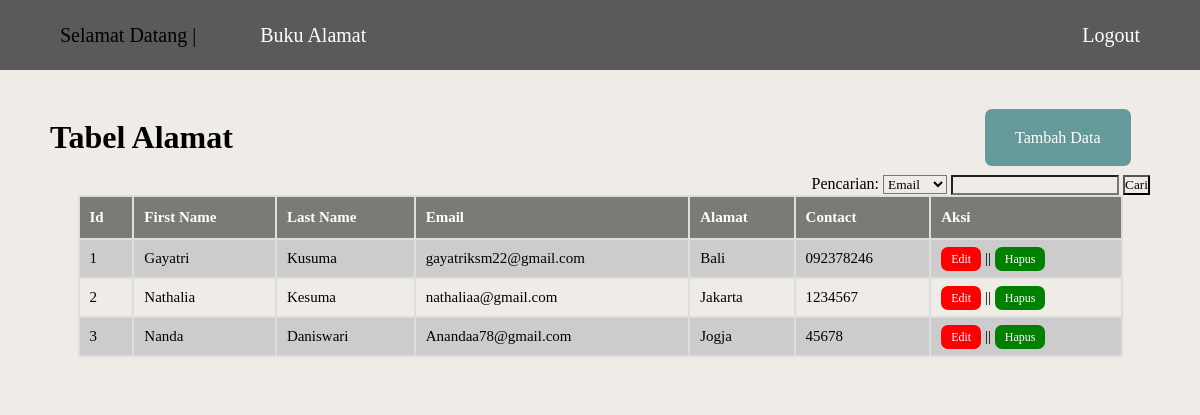
The page /tb_addressbook.php on the database its author committed.
### tables this page shows
CREATE TABLE `addressbook` (
  `Id` int(20) NOT NULL,
  `Firstname` varchar(200) NOT NULL,
  `Lastname` varchar(200) NOT NULL,
  `Email` varchar(200) NOT NULL,
  `Alamat` varchar(200) NOT NULL,
  `Contact` varchar(200) NOT NULL
);

### tb_addressbook.php (the view, shortened to what this page needs)
<?php
include("koneksi.php");
$query = "SELECT * FROM addressbook ORDER BY id ASC";
$result = mysqli_query($koneksi, $query);
?>
<!DOCTYPE html>
<html lang="en">
<head>
    <link rel="stylesheet" href="addressbook.css">
</head>
<body>
    <nav>
        <div class="menu">
            <div class="left-menu">
                <a href="#" style="color:black; cursor:default;">Selamat Datang |</a>
                <a href="tb_addressbook.php">Buku Alamat</a>
            </div>
            <div class="right-menu">
                <a href="logout.php">Logout</a>
            </div>
        </div>
    </nav>
    <div class="container">
        <div class="wrapper">
            <div class="menu-side">
                <div class="left-side">
                    <h1>Tabel Alamat</h1>
                </div>
                <div class="right-side">
                    <div class="btn-tambah">
                        <a href="addressbook/tambah_addressbook.php">Tambah Data</a>
                    </div>
                </div>
            </div>
            <form method="GET" action="tb_addressbook.php" style="text-align: right;">
                <label>Pencarian: </label>
                <select name="kategori">
                    <option value="Email" <?php if(isset($_GET['kategori']) && $_GET['kategori'] == 'Email') echo 'selected'; ?>>Email</option>
                </select>
                <input type="text" name="kata_cari" value="<?php if(isset($_GET['kata_cari'])) { echo $_GET['kata_cari']; } ?>" />
                <button class="simpan" type="submit">Cari</button>
            </form>
            <table id="customers">
                <tr>
                    <th>Id</th>
                    <th>First Name</th>
                    <th>Last Name</th>
                    <th>Email</th>
                    <th>Alamat</th>
                    <th>Contact</th>
                    <th>Aksi</th>
                </tr>
                <?php
                while ($row = mysqli_fetch_assoc($result)) {
                ?>
                    <tr>
                        <td><?php echo $row['Id']; ?></td>
                        <td><?php echo $row['Firstname']; ?></td>
                        <td><?php echo $row['Lastname']; ?></td>
                        <td><?php echo $row['Email']; ?></td>
                        <td><?php echo $row['Alamat']; ?></td>
                        <td><?php echo $row['Contact']; ?></td>
                        <td>
                            <a class="edit" href="addressbook/edit_addressbook.php?kode=<?php echo $row['Id']; ?>" onclick="return confirm('Yakin?')">Edit</a> ||
                            <a class="delete" href="addressbook/delete_addressbook.php?Id=<?php echo $row['Id']; ?>" onclick="return confirm('Apakah anda yakin untuk menghapus data ini?')">Hapus</a>
                        </td>
                    </tr>
                <?php
                }
                ?>
            </table>
        </div>
    </div>
</body>
</html>

### addressbook.css (style rules this page uses)
* { padding:0; margin:0; font-family: arial black; background-color:rgb(239, 236, 232); }
.menu { width:100%; background:rgb(90, 90, 90); height:70px; display:flex; align-items:center; }
.right-menu a, .left-menu a { text-decoration:none; color: white; font-size:20px; cursor:pointer; padding:35px 30px; background:none; }
.left-menu { float:left; background:none; width:90%; padding:25px 30px; }
.right-menu { float:right; background:none; width:10%; padding:25px 30px; }
.menu-side { width:100%; height:75px; display:flex; align-items:center; }
.left-side { float:left; width:85%; }
.right-side { float:right; width:15%; }
#customers { font-family: arial black; border-collapse: collapse; width: 95%; font-size:15px; margin: auto; }
#customers td, #customers th { border: 2px solid #ddd; padding: 10px; background:none; }
#customers tr:nth-child(even) { background-color: #cccccc; }
#customers th { padding-top: 12px; padding-bottom: 12px; text-align: left; background-color: rgb(123, 123, 117); color: white; }
.wrapper { padding:30px 50px; }
.edit { background:red; text-decoration: none; padding: 5px 10px; color:white; font-size:12px; border-radius: 7px; }
.delete { background:green; font-size:12px; color:white; text-decoration: none; padding: 5px 10px; border-radius: 7px; }
.btn-tambah a { background-color: rgb(102, 153, 153); border:0; cursor:pointer; color:white; padding:20px 30px; text-decoration:0; border-radius: 7px; }

### rows shown on the page
addressbook: Id "1", Firstname "Gayatri", Lastname "Kusuma", Email "gayatriksm22@gmail.com", Alamat "Bali", Contact "092378246"
addressbook: Id "2", Firstname "Nathalia", Lastname "Kesuma", Email "nathaliaa@gmail.com", Alamat "Jakarta", Contact "1234567"
addressbook: Id "3", Firstname "Nanda", Lastname "Daniswari", Email "Anandaa78@gmail.com", Alamat "Jogja", Contact "45678"
